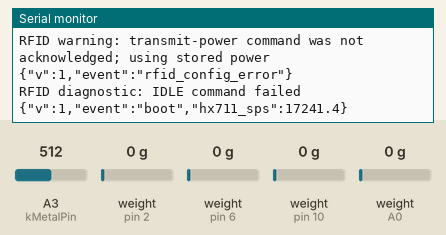
Bench run of a program on a simulated Teensy 4. On the bench: the last lines printed to the serial monitor. The inputs (shaded band) are chosen by the test bench; at power-on: A3 (kMetalPin) = 512, weight on the scale (sensors on pin 2, pin 6, pin 10, A0) 0 g (analog values on the 0–1023 scale).

Above: at 11.0 s.
11.1 s: A3 (kMetalPin) set to 255
At 14.4 s:
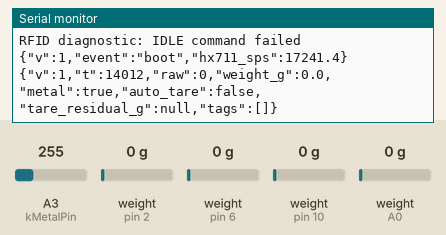
15.3 s: A3 (kMetalPin) set to 230
At 18.9 s:
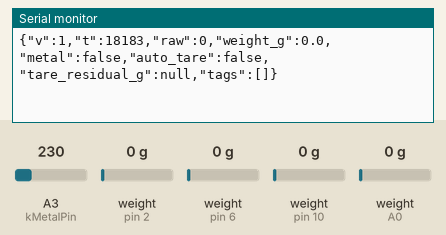

Measured:
- the behaviour switches between 249 and 248 on A3 (kMetalPin) (found by bisection; images 1 and 2)
- after the input at 15.3 s, the serial monitor: prints a new line after 2.9 s (image 2)

The program:

main.cpp
```cpp
#include <Arduino.h>
#include <string.h>
#include "HX711.h"
#include "UHF_RFID.h"
#include <config.h>

// Message format
//   {"v":1,"t":12345,"raw":8342133,"weight_g":601.2,"metal":false,
//    "auto_tare":false,"tare_residual_g":null,
//    "tags":[{"epc":"E280..","rssi":210}]}
//   - raw       : summed raw HX711 counts across all cells, a diagnostic sum
//                 (cells differ in counts/gram); null if any ADC isn't ready
//   - weight_g  : grams, only once kCalibrationFactors are set, else null
//   - metal     : true if the ferrous-metal detector (A0) is above threshold
//   - auto_tare : true when this report applied a guarded empty-box re-zero
//   - tare_residual_g: stable residual removed by that re-zero, otherwise null
//   - tags      : every distinct tag seen since the last message ([] if none)
// + boot line on reset: {"v":1,"event":"boot","hx711_sps":10.0}

static_assert(sizeof(kLoadcellDoutPins) / sizeof(kLoadcellDoutPins[0]) == kNumLoadCells,
              "kLoadcellDoutPins must have exactly kNumLoadCells entries");
static_assert(sizeof(kLoadcellSckPins) / sizeof(kLoadcellSckPins[0]) == kNumLoadCells,
              "kLoadcellSckPins must have exactly kNumLoadCells entries");
static_assert(sizeof(kLoadcellPolarities) / sizeof(kLoadcellPolarities[0]) == kNumLoadCells,
              "kLoadcellPolarities must have exactly kNumLoadCells entries");

// Metal-detector threshold in ADC counts, derived from the volts config.
constexpr int kMetalThresholdCounts =
    static_cast<int>(kMetalThresholdVolts / kMetalVref * ((1 << kMetalAdcBits) - 1));

// Runtime state — defined here, in one translation unit. Only constants live in
// config.h; putting these globals in a header would multiply-define them if a
// second .cpp ever included it.

HX711    gCells[kNumLoadCells];
UHF_RFID reader;

struct TagObs {
    char    epc[UHF_RFID::kMaxEpc * 2 + 1];
    uint8_t rssi;
};
TagObs        gTags[kMaxTagsPerReport];
uint8_t       gTagCount = 0;

struct ScaleReading {
    bool  ready = false;
    long  rawSum = 0;
    long  cellRaw[kNumLoadCells] = {};
    float weightG = 0.0f;
};

// Convert a set of per-cell raw readings to grams using each corner's own
// calibration factor and the cell's current tare offset. Because a rigid plate's
// reaction forces sum to the applied weight, summing per-cell grams is
// position-independent once every kCalibrationFactors[i] is correct.
float computeWeightG(const long cellRaw[kNumLoadCells]) {
    float grams = 0.0f;
    for (uint8_t i = 0; i < kNumLoadCells; i++) {
        const float taredCounts =
            (cellRaw[i] - gCells[i].get_offset()) * kLoadcellPolarities[i];
        grams += taredCounts / kCalibrationFactors[i];
    }
    return grams;
}

bool    gLoadedSinceAutoTare = false;
uint8_t gAutoTareCandidateCount = 0;
float   gAutoTareCandidateMinG = 0.0f;
float   gAutoTareCandidateMaxG = 0.0f;
float   gAutoTareCandidateWeightSumG = 0.0f;
int64_t gAutoTareCandidateRawSums[kNumLoadCells] = {};

bool setRfidIdleMode(bool idle) {
    for (uint8_t attempt = 0; attempt < kRfidCommandRetries; attempt++) {
        if (reader.setIdleMode(idle, kRfidCommandTimeoutMs)) {
            return true;
        }
        delay(5);
    }
    return false;
}

bool setRfidTxPower() {
    for (uint8_t attempt = 0; attempt < kRfidCommandRetries; attempt++) {
        if (reader.setTxPower(kRfidTxPower, kRfidCommandTimeoutMs)) {
            return true;
        }
        delay(5);
    }
    return false;
}


void recordTag(const UHF_RFID::Tag &tag) {
    char epc[UHF_RFID::kMaxEpc * 2 + 1] = {0};
    tag.epcToHex(epc, sizeof(epc));

    for (uint8_t i = 0; i < gTagCount; i++) {
        if (strcmp(gTags[i].epc, epc) == 0) {
            gTags[i].rssi = tag.rssi;
            return;
        }
    }
    if (gTagCount < kMaxTagsPerReport) {
        memcpy(gTags[gTagCount].epc, epc, sizeof(gTags[gTagCount].epc));
        gTags[gTagCount].rssi = tag.rssi;
        gTagCount++;
    }
}

ScaleReading measureScale(bool weightAllowed) {
    ScaleReading reading;
    reading.ready = weightAllowed;
    if (reading.ready) {
        for (uint8_t i = 0; i < kNumLoadCells; i++) {
            if (!gCells[i].wait_ready_timeout(kAdcReadyMs)) {
                reading.ready = false;
                break;
            }
            reading.cellRaw[i] = gCells[i].read_average(kWeightSamples);
            reading.rawSum += reading.cellRaw[i] * kLoadcellPolarities[i];
        }
    }

    if (reading.ready && kScaleCalibrated) {
        reading.weightG = computeWeightG(reading.cellRaw);
    }
    return reading;
}

void resetAutoTareCandidate() {
    gAutoTareCandidateCount = 0;
    gAutoTareCandidateMinG = 0.0f;
    gAutoTareCandidateMaxG = 0.0f;
    gAutoTareCandidateWeightSumG = 0.0f;
    for (uint8_t i = 0; i < kNumLoadCells; i++) {
        gAutoTareCandidateRawSums[i] = 0;
    }
}

void startAutoTareCandidate(const ScaleReading &reading) {
    resetAutoTareCandidate();
    gAutoTareCandidateCount = 1;
    gAutoTareCandidateMinG = reading.weightG;
    gAutoTareCandidateMaxG = reading.weightG;
    gAutoTareCandidateWeightSumG = reading.weightG;
    for (uint8_t i = 0; i < kNumLoadCells; i++) {
        gAutoTareCandidateRawSums[i] = reading.cellRaw[i];
    }
}

bool maybeAutoTare(ScaleReading &reading, float &residualG) {
    if (!reading.ready || !kScaleCalibrated) {
        resetAutoTareCandidate();
        return false;
    }

    if (reading.weightG >= kAutoTareLoadedMinG) {
        gLoadedSinceAutoTare = true;
        resetAutoTareCandidate();
        return false;
    }

    if (!gLoadedSinceAutoTare || fabsf(reading.weightG) >= kAutoTareMaxResidualG) {
        resetAutoTareCandidate();
        return false;
    }

    if (gAutoTareCandidateCount == 0) {
        startAutoTareCandidate(reading);
        return false;
    }

    const float candidateMin = min(gAutoTareCandidateMinG, reading.weightG);
    const float candidateMax = max(gAutoTareCandidateMaxG, reading.weightG);
    if (candidateMax - candidateMin > kAutoTareStabilityToleranceG) {
        startAutoTareCandidate(reading);
        return false;
    }

    gAutoTareCandidateMinG = candidateMin;
    gAutoTareCandidateMaxG = candidateMax;
    gAutoTareCandidateWeightSumG += reading.weightG;
    for (uint8_t i = 0; i < kNumLoadCells; i++) {
        gAutoTareCandidateRawSums[i] += reading.cellRaw[i];
    }
    gAutoTareCandidateCount++;
    if (gAutoTareCandidateCount < kAutoTareStableSamples) {
        return false;
    }

    residualG = gAutoTareCandidateWeightSumG / gAutoTareCandidateCount;
    for (uint8_t i = 0; i < kNumLoadCells; i++) {
        const long newOffset =
            static_cast<long>(gAutoTareCandidateRawSums[i] / gAutoTareCandidateCount);
        gCells[i].set_offset(newOffset);
    }
    reading.weightG = computeWeightG(reading.cellRaw);

    gLoadedSinceAutoTare = false;
    resetAutoTareCandidate();
    return true;
}

void emitReport(const ScaleReading &reading, bool autoTared, float tareResidualG) {
    HOST_SERIAL.print("{\"v\":1,\"t\":");
    HOST_SERIAL.print(millis());

    HOST_SERIAL.print(",\"raw\":");
    if (reading.ready) HOST_SERIAL.print(reading.rawSum);
    else       HOST_SERIAL.print("null");

    HOST_SERIAL.print(",\"weight_g\":");
    if (reading.ready && kScaleCalibrated) {
        HOST_SERIAL.print(reading.weightG, 1);
    } else {
        HOST_SERIAL.print("null");
    }

    // average a few A0 reads and threshold
    long metalAcc = 0;
    for (uint8_t i = 0; i < kMetalSamples; i++) {
        metalAcc += analogRead(kMetalPin);
    }
    const bool metal = (metalAcc / kMetalSamples) > kMetalThresholdCounts;
    HOST_SERIAL.print(",\"metal\":");
    HOST_SERIAL.print(metal ? "true" : "false");

    HOST_SERIAL.print(",\"auto_tare\":");
    HOST_SERIAL.print(autoTared ? "true" : "false");
    HOST_SERIAL.print(",\"tare_residual_g\":");
    if (autoTared) HOST_SERIAL.print(tareResidualG, 1);
    else           HOST_SERIAL.print("null");

    HOST_SERIAL.print(",\"tags\":[");
    for (uint8_t i = 0; i < gTagCount; i++) {
        if (i > 0) HOST_SERIAL.print(',');
        HOST_SERIAL.print("{\"epc\":\"");
        HOST_SERIAL.print(gTags[i].epc);
        HOST_SERIAL.print("\",\"rssi\":");
        HOST_SERIAL.print(gTags[i].rssi);
        HOST_SERIAL.print('}');
    }
    HOST_SERIAL.println("]}");
}

void setup() {
    HOST_SERIAL.begin(kHostBaud);
    const unsigned long start = millis();
    while (!HOST_SERIAL && millis() - start < 3000) {}

    reader.begin(RFID_SERIAL, kRfidBaud);
    delay(kRfidStartupDelayMs);

    // Some U107 firmware revisions do not acknowledge the transmit-power
    // command even though inventory remains operational. This setting was
    // historically best-effort, so keep it non-fatal and preserve the value
    // already stored by the module when no acknowledgement arrives.
    if (!setRfidTxPower()) {
        HOST_SERIAL.println(
            "RFID warning: transmit-power command was not acknowledged; using stored power");
    }

    // IDLE acknowledgement is preferred: do not tare or sample the scale until
    // the reader has confirmed that its analog and RF supplies are off.
    // However, some firmware revisions do not acknowledge this command.
    if (!setRfidIdleMode(true)) {
        HOST_SERIAL.println(R"({"v":1,"event":"rfid_config_error"})");
        HOST_SERIAL.println("RFID diagnostic: IDLE command failed");
        // Non-fatal warning; proceed anyway
    }

    analogReadResolution(kMetalAdcBits);   // ferrous-metal detector on A0

    for (uint8_t i = 0; i < kNumLoadCells; i++) {
        gCells[i].begin(kLoadcellDoutPins[i], kLoadcellSckPins[i]);
    }

    if (kScaleCalibrated) {
        for (uint8_t i = 0; i < kNumLoadCells; i++) {
            if (gCells[i].wait_ready_timeout(1000)) {
                gCells[i].tare(kTareSamples);
            }
        }
    }

    // Measure actual HX711 sample rate so the operator can verify 10/80 SPS.
    float measuredSps = 0.0f;
    if (gCells[0].wait_ready_timeout(1000)) {
        gCells[0].read();                        // trigger next conversion
        const unsigned long t0 = micros();
        gCells[0].wait_ready_timeout(1000);       // wait for it to finish
        const unsigned long dt = micros() - t0;
        if (dt > 0) measuredSps = 1000000.0f / dt;
    }

    HOST_SERIAL.print(R"({"v":1,"event":"boot","hx711_sps":)");
    HOST_SERIAL.print(measuredSps, 1);
    HOST_SERIAL.println("}");
}

void loop() {
    const unsigned long cycleStart = millis();

    // ── Phase 1: wake the RF circuitry and scan ──
    // Best-effort: wake up, but scan even if unacknowledged
    setRfidIdleMode(false);

    delay(kRfidWakeDelayMs);

    const unsigned long rfidStart = millis();
    while (millis() - rfidStart < kRfidWindowMs) {
        UHF_RFID::Tag tag;
        if (reader.pollOnce(tag, kRfidPollTimeoutMs)) {
            recordTag(tag);
        }
    }

    // ── Phase 2: explicitly switch off analog/RF power ──
    // A weight is valid only after the U107 acknowledges IDLE mode. Merely
    // stopping inventory commands does not guarantee that the RF circuitry is
    // powered down. Best-effort: try to sleep, but measure anyway if unacknowledged.
    setRfidIdleMode(true);

    // ── Phase 3: settle the HX711 digital filter ──
    bool scaleSettled = true;
    for (uint8_t i = 0; i < kNumLoadCells; i++) {
        for (uint8_t s = 0; s < kSettleConversions; s++) {
            if (!scaleSettled) break;
            if (!gCells[i].wait_ready_timeout(kAdcReadyMs)) {
                scaleSettled = false;
                break;
            }
            gCells[i].read();   // discard
        }
    }

    // ── Phase 4: measure while the U107 remains in IDLE ──
    // If either the RF shutdown or HX711 settling failed, emit null weight
    // values rather than presenting contaminated data as a real measurement.
    ScaleReading reading = measureScale(scaleSettled);
    float tareResidualG = 0.0f;
    const bool autoTared = maybeAutoTare(reading, tareResidualG);
    emitReport(reading, autoTared, tareResidualG);
    gTagCount = 0;

    // ── Pace: enforce minimum cycle time ──
    const unsigned long elapsed = millis() - cycleStart;
    if (elapsed < kMinCyclePeriodMs) {
        delay(kMinCyclePeriodMs - elapsed);
    }
}
```

config.h
```cpp
#pragma once
#include <Arduino.h>

#define HOST_SERIAL Serial     // USB serial to the Raspberry Pi
#define RFID_SERIAL Serial1    // RX1 = pin 0, TX1 = pin 1

constexpr unsigned long kHostBaud    = 115200;
constexpr unsigned long kRfidBaud    = 115200;
constexpr uint16_t      kRfidTxPower = 2600;   // dBm * 100 = 26.00 dBm
constexpr unsigned long kRfidWindowMs      = 100;  // ms spent polling RFID before weighing
constexpr uint32_t      kRfidPollTimeoutMs = 50;   // single pollOnce() timeout
constexpr uint32_t      kRfidCommandTimeoutMs = 200; // IDLE-mode command timeout
constexpr uint8_t       kRfidCommandRetries   = 3;
constexpr unsigned long kRfidStartupDelayMs   = 500; // U107 boot time after UART starts
constexpr unsigned long kRfidWakeDelayMs      = 20;  // RF circuitry startup before polling

constexpr uint8_t kNumLoadCells        = 4;
constexpr uint8_t kLoadcellDoutPins[]  = {2, 6, 10, 14};
constexpr uint8_t kLoadcellSckPins[]   = {3, 7, 11, 15};
constexpr float kLoadcellPolarities[]  = {1.0f, 1.0f, 1.0f, 1.0f};//, -1.0f};

// Per-corner gain calibration: raw counts/gram for each cell, in cell order.
// Runtime weight = sum_i (cellRaw[i] - offset[i]) * polarity[i] / kCalibrationFactors[i].
// PLACEHOLDER: these all equal the previous single combined factor, so the scale
// behaves exactly as it did before until you run the 4-corner calibration in
// firmware_hx711 and paste the four values it prints here.
constexpr float kCalibrationFactors[kNumLoadCells] = {202.455582f, 209.137711f, 197.145020f, 208.115631f};
//560.6g bottle on plate without box: {202.455582f, 209.137711f, 197.145020f, 208.115631f};
//560.6g bottle moved in box: {201.055771f, 207.862122f, 196.580154f, 207.415833f};  NOT GOOD (OVERSHOOTING)
//3559.6g bottle + box only bottle moved in box: {200.938278f, 207.794754f, 196.681000f, 207.604858f};  NOT GOOD (OVERSHOOTING)
static_assert(sizeof(kCalibrationFactors) / sizeof(kCalibrationFactors[0]) == kNumLoadCells,
              "kCalibrationFactors must have exactly kNumLoadCells entries");

// True only once every corner has a positive factor, i.e. the scale is
// calibrated. When false, weight is reported as null and taring is skipped.
constexpr bool factorsAllPositive() {
  for (uint8_t i = 0; i < kNumLoadCells; i++) {
    if (!(kCalibrationFactors[i] > 0.0f)) {
      return false;
    }
  }
  return true;
}
constexpr bool kScaleCalibrated = factorsAllPositive();

constexpr uint8_t kTareSamples       = 20;

// Re-zero the empty box after a real garment has been removed. The upper
// threshold stays below the backend's minimum accepted garment weight so a
// valid garment can never be treated as the empty baseline.
constexpr float   kAutoTareMaxResidualG        = 30.0f;
constexpr float   kAutoTareLoadedMinG          = 50.0f;
constexpr float   kAutoTareStabilityToleranceG = 2.0f;
constexpr uint8_t kAutoTareStableSamples       = 3;
static_assert(kAutoTareMaxResidualG < kAutoTareLoadedMinG,
              "auto-tare residual must remain below the minimum garment weight");
static_assert(kAutoTareStableSamples >= 2, "auto-tare requires multiple stable samples");

constexpr uint8_t       kWeightSamples      = 2;    // averaged ADC reads per measurement
// At the measured ~10.5 SPS, five discarded conversions put the first retained
// sample beyond the HX711's specified 400 ms settling interval. The first
// discard can be immediately ready because it was converted during RFID scan.
constexpr uint8_t       kSettleConversions  = 5;
constexpr unsigned long kMinCyclePeriodMs   = 250;  // minimum cycle time (floor, not fixed cadence)
constexpr uint32_t      kAdcReadyMs         = 200;  // max wait for an ADC sample

// Ferrous-metal detector
constexpr uint8_t kMetalPin            = A3; // pin 17
constexpr int     kMetalAdcBits        = 12;    // analogReadResolution -> 0..4095
constexpr float   kMetalVref           = 3.3f;  // Teensy 4.1 ADC reference (V)
constexpr float   kMetalThresholdVolts = 0.8f;  // reading above this => metal
constexpr uint8_t kMetalSamples        = 4;     // averaged analog reads per report

constexpr uint8_t kMaxTagsPerReport = 8;
```
